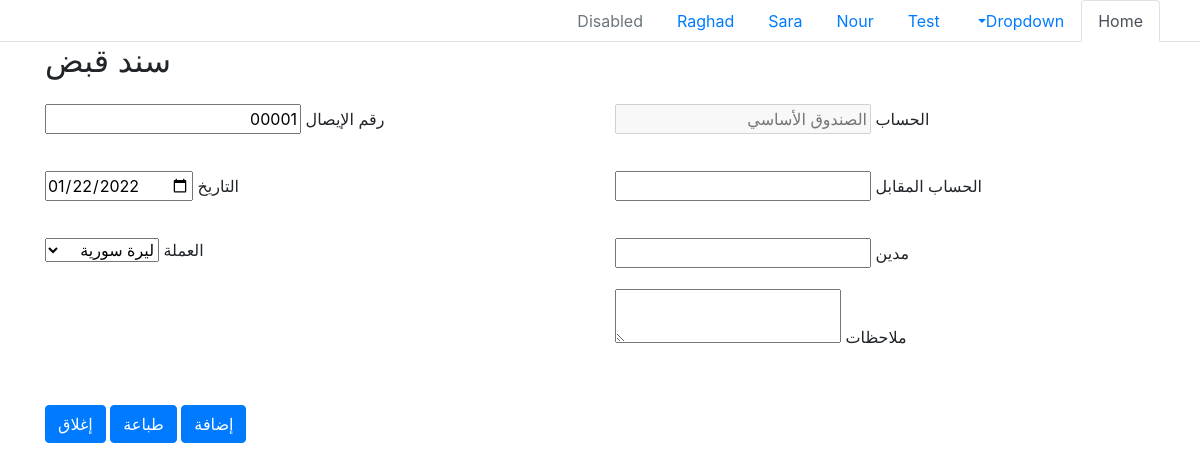
Page /catchBonds.php on the earlier database version.
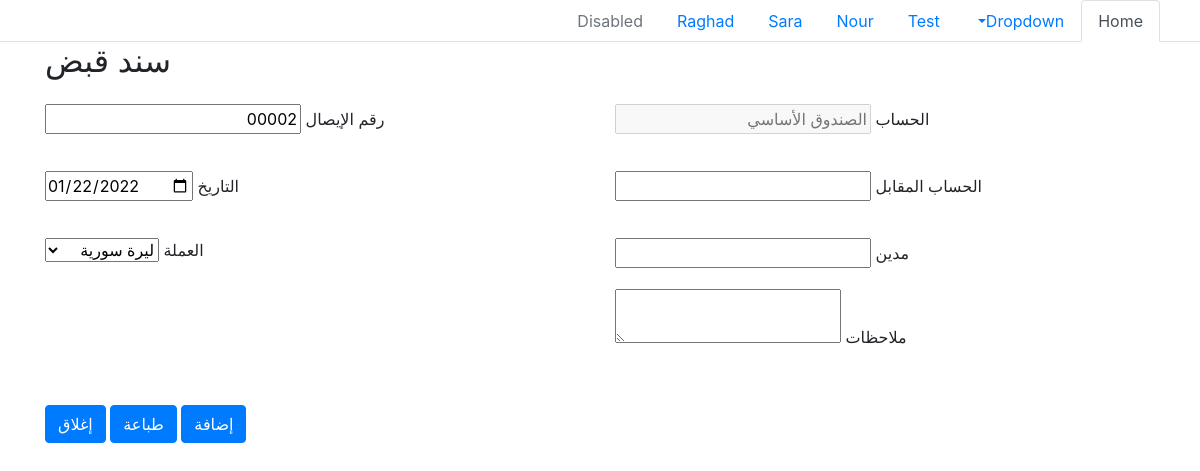
Same page on the later database version.
### tables this page shows
CREATE TABLE `catch_bonds` (
  `id` int(11) NOT NULL AUTO_INCREMENT,
  `code` varchar(250) DEFAULT NULL,
  `main_account_id` int(11) NOT NULL,
  `other_account_id` int(11) NOT NULL,
  `maden` varchar(250) NOT NULL,
  `date` date DEFAULT NULL,
  `currency` varchar(250) DEFAULT NULL,
  `note` varchar(250) NOT NULL,
  `created_at` timestamp NOT NULL DEFAULT current_timestamp(),
  `updated_at` timestamp NOT NULL DEFAULT current_timestamp(),
  PRIMARY KEY (`id`)
);

### helper/operation_functions.php (called while the page is built, shortened)
<?php
function generate_code($prefix, $code, $type)
{
    $code_trim = substr($code, strlen($prefix . "_") - 1) + 1;
    $code_result = "";
    if ($type == "child")
        for ($i = NUMBER_OF_ZEROS_CHILD; $i > strlen($code_trim); $i--) {
            $code_result .= "0";
        }
    return $prefix . $code_result . $code_trim;
}
function get_auto_code($con, $table, $column, $prefix, $type = "child")
{
    $select_max_id_query = "select max(id) from $table";
    $select_max_id_exec = mysqli_query($con, $select_max_id_query);
    $max_id = mysqli_fetch_row($select_max_id_exec)[0];
    $select_code_query = "select $column from $table where id = '$max_id' and $column like '$prefix%'";
    $select_code_exec = mysqli_query($con, $select_code_query);
    @$code = mysqli_fetch_row($select_code_exec)[0];
    if ($code == null)
        if ($type == "child")
            return $prefix . "00001";
        else
            return $prefix . "001";
    return generate_code($prefix, $code, $type);
}

### catchBonds.php (the view, shortened to what this page needs)
<?php
include('include/nav.php');
?>
<!DOCTYPE html>
<html dir="rtl" lang="ar">
<head>
</head>
<body>
  <form action="" method="post">
    <div class="container">
        <h2>سند قبض</h2>
        <div class="row py-3 ">
            <div class="col-6" >
                <label> الحساب </label>
                <input type="text"  name ="" placeholder="الصندوق الأساسي" disabled>
            </div>
            <div class="col-6">
                <label name=" "> رقم الإيصال </label>
                <input type="text"  name ="code" value= "<?= get_auto_code($con , 'catch_bonds' , "code" ,"" , "child") ?>" readonly>
            </div>
        </div>
        <div class="row py-3 ">
            <div class="col-6" >
                <label> الحساب المقابل </label>
                <input type="text"  name ="">
            </div>
            <div class="col-6">
                <label name=" "> التاريخ </label>
                <input type="date" name="date" id="" min="" max="" value="2022-01-22">
            </div>
        </div>
        <div class="row py-3 ">
            <div class="col-6" >
                <label> مدين </label>
                <input type="text"  name ="maden">
            </div>
            <div class="col-6">
                <label name=" "> العملة </label>
                <select name="currency" id="">
                    <optgroup>
                    <option value="ليرة سورية" >
                        ليرة سورية
                    </option>
                    </optgroup>
                </select>
            </div>
        </div>
        <div class="row">
            <div class="col-6">
                <label for="note"> ملاحظات </label>
                <textarea rows="2" type="text" name="note"> </textarea>
            </div>
        </div>
        <div class="row justify-content-end py-5">
              <div class="col-10">
                  <button type="submit" class="btn btn-primary" name="add"> إضافة </button>
                  <button type="submit" class="btn btn-primary"  name="print"> طباعة </button>
                  <button type="submit" class="btn btn-primary" name="close"> إغلاق </button>
              </div>
        </div>
    </div>
  </form>
</body>
</html>

Differences in the rows shown:
added catch_bonds: code "00002"
Other differences:
form field code: "00001" → (not shown)
